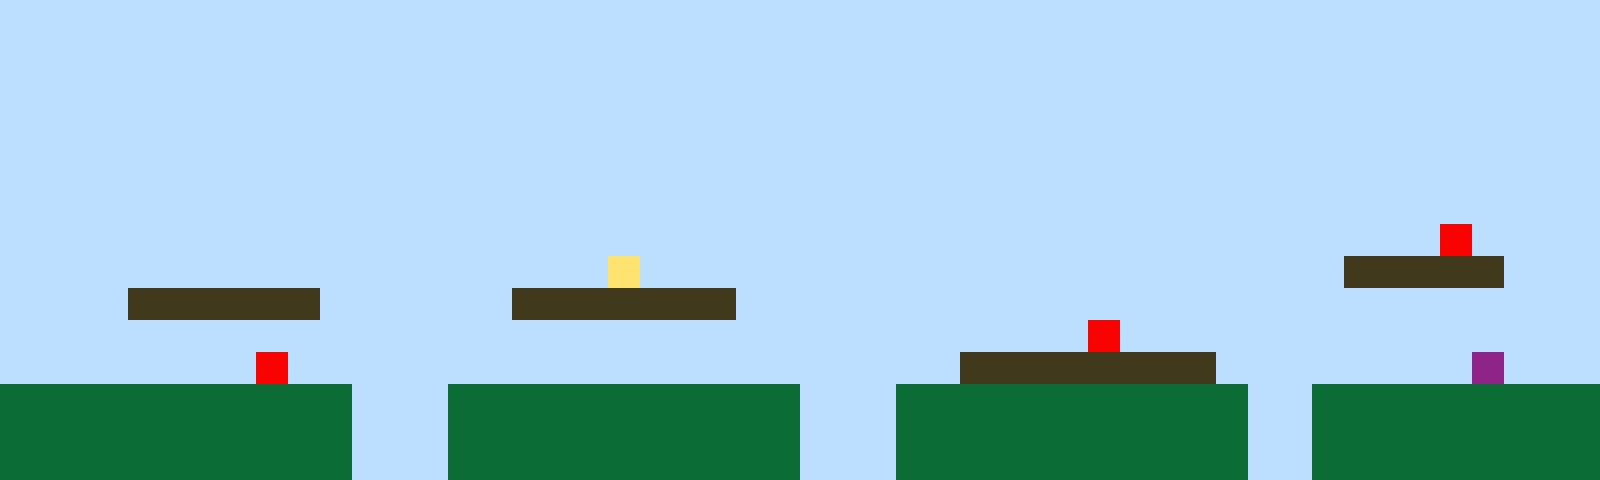

This is a level from a 2D game, rendered from its Tiled map with the project's own tilesets. A one-line summary and the complete map file follow:
An orthogonal 50x15 tile map with 32x32 px tiles, 1 tile layer (Tile Layer 1).

<map version="1.10" tiledversion="1.11.2" orientation="orthogonal" renderorder="right-up" width="50" height="15" tilewidth="32" tileheight="32" infinite="0" nextlayerid="2" nextobjectid="1"><editorsettings><export target="map1.csv" format="csv" /></editorsettings><tileset firstgid="1" name="sprites" tilewidth="32" tileheight="32" tilecount="6" columns="3"><image source="sprites.png" width="96" height="64" /></tileset><layer id="1" name="Tile Layer 1" width="50" height="15"><data encoding="csv">1,1,1,1,1,1,1,1,1,1,1,1,1,1,1,1,1,1,1,1,1,1,1,1,1,1,1,1,1,1,1,1,1,1,1,1,1,1,1,1,1,1,1,1,1,1,1,1,1,1,1,1,1,1,1,1,1,1,1,1,1,1,1,1,1,1,1,1,1,1,1,1,1,1,1,1,1,1,1,1,1,1,1,1,1,1,1,1,1,1,1,1,1,1,1,1,1,1,1,1,1,1,1,1,1,1,1,1,1,1,1,1,1,1,1,1,1,1,1,1,1,1,1,1,1,1,1,1,1,1,1,1,1,1,1,1,1,1,1,1,1,1,1,1,1,1,1,1,1,1,1,1,1,1,1,1,1,1,1,1,1,1,1,1,1,1,1,1,1,1,1,1,1,1,1,1,1,1,1,1,1,1,1,1,1,1,1,1,1,1,1,1,1,1,1,1,1,1,1,1,1,1,1,1,1,1,1,1,1,1,1,1,1,1,1,1,1,1,1,1,1,1,1,1,1,1,1,1,1,1,1,1,1,1,1,1,1,1,1,1,1,1,1,1,1,1,1,1,1,1,1,1,1,1,1,1,1,1,1,1,1,1,1,1,1,1,1,1,1,1,1,1,1,1,1,1,1,1,1,1,1,1,1,1,1,1,1,1,1,1,1,1,1,1,1,1,1,1,1,1,1,1,1,1,1,1,1,1,1,1,1,1,1,1,1,1,1,1,1,1,1,1,1,1,1,1,1,1,1,1,1,1,1,1,1,1,1,1,1,1,1,1,1,1,1,1,1,1,1,1,1,1,1,1,1,1,1,1,1,1,1,1,1,1,1,1,1,1,1,1,1,1,1,1,1,1,1,1,1,1,1,1,1,1,1,1,1,1,1,1,1,1,1,1,1,5,1,1,1,1,1,1,1,1,1,1,1,1,1,1,1,1,1,1,1,1,1,1,1,4,1,1,1,1,1,1,1,1,1,1,1,1,1,1,1,1,1,1,1,1,1,1,3,3,3,3,3,1,1,1,1,1,1,1,3,3,3,3,3,3,1,1,1,1,1,1,3,3,3,3,3,3,3,1,1,1,1,1,1,1,1,1,1,1,1,1,1,1,1,1,1,1,1,1,1,1,1,1,1,1,1,1,1,1,1,1,1,1,1,1,1,1,1,1,1,1,1,1,1,1,1,1,1,1,1,1,1,1,1,1,1,1,1,1,5,1,1,1,1,1,1,1,1,1,1,1,1,1,1,1,1,1,1,1,1,1,1,1,5,1,1,1,1,1,1,1,1,1,1,1,1,1,1,1,1,1,1,1,1,1,3,3,3,3,3,3,3,3,1,1,1,1,1,1,1,1,6,1,1,1,2,2,2,2,2,2,2,2,2,2,2,1,1,1,2,2,2,2,2,2,2,2,2,2,2,1,1,1,2,2,2,2,2,2,2,2,2,2,2,1,1,2,2,2,2,2,2,2,2,2,2,2,2,2,2,2,2,2,2,2,2,1,1,1,2,2,2,2,2,2,2,2,2,2,2,1,1,1,2,2,2,2,2,2,2,2,2,2,2,1,1,2,2,2,2,2,2,2,2,2,2,2,2,2,2,2,2,2,2,2,2,1,1,1,2,2,2,2,2,2,2,2,2,2,2,1,1,1,2,2,2,2,2,2,2,2,2,2,2,1,1,2,2,2,2,2,2,2,2,2</data></layer></map>
